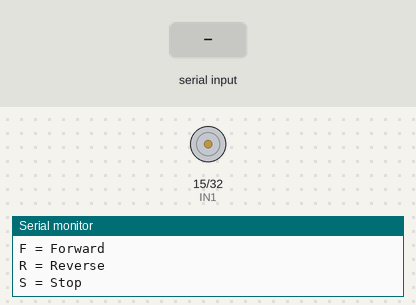
Simulated run of this sketch. Board: ESP32. Parts: motor-driver pin pairs drawn as motors (green arrow = first pin HIGH = forward, orange = second pin HIGH = backward, longer = more drive, scaled by the enable pin), the last lines printed to the serial monitor. The inputs (shaded band) are chosen by the test bench.

Above: at 1.2 s.
1.3 s: "f" received over Serial
At 1.7 s:
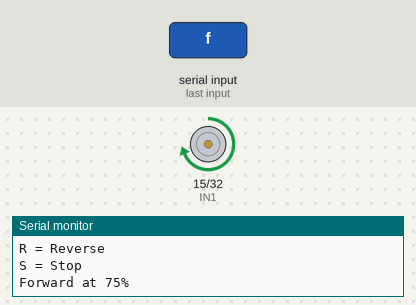
2.8 s: "r" received over Serial
At 4.0 s:
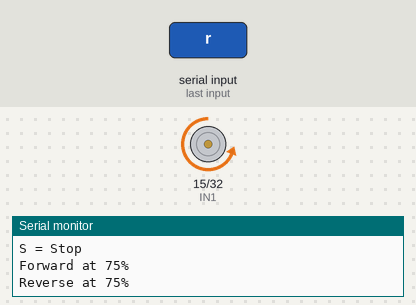
4.3 s: "s" received over Serial
At 5.1 s:
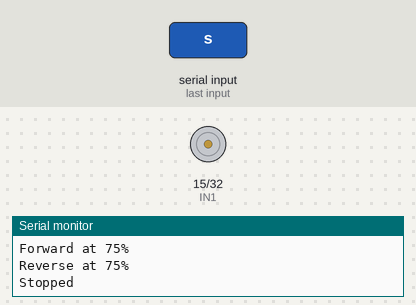
5.8 s: "F" received over Serial
At 6.3 s:
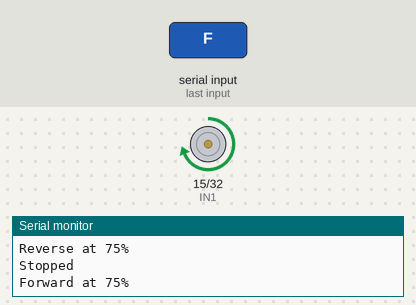
7.3 s: "R" received over Serial
At 8.6 s:
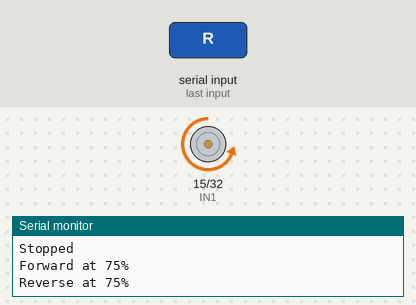
Timing chart, 0 to 9.8 s (numbered marks = the images above; inputs shaded):
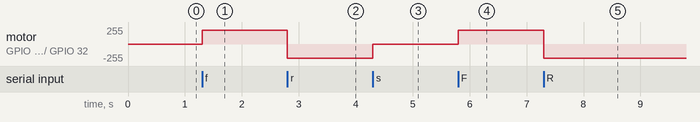

Measured:
- after the input at 1.3 s, motor on GPIO 15 (IN1) / GPIO 32 (IN2): stopped → forward 210/255 at once
- after the input at 2.8 s, motor on GPIO 15 (IN1) / GPIO 32 (IN2): forward 210/255 → backward 210/255 at once
- after the input at 4.3 s, motor on GPIO 15 (IN1) / GPIO 32 (IN2): backward 210/255 → stopped at once
- after the input at 5.8 s, motor on GPIO 15 (IN1) / GPIO 32 (IN2): stopped → forward 210/255 at once
- after the input at 7.3 s, motor on GPIO 15 (IN1) / GPIO 32 (IN2): forward 210/255 → backward 210/255 at once

The sketch:

funnelmotortesting.ino
```cpp
#define IN1 15
#define IN2 32
#define ENA 14

// PWM settings
const int SPEED = 210;  // 75% of 255

void stopMotor() {
  analogWrite(ENA, 0);
  digitalWrite(IN1, LOW);
  digitalWrite(IN2, LOW);
}

void forward() {
  analogWrite(ENA, 0);
  digitalWrite(IN1, HIGH);
  digitalWrite(IN2, LOW);
  analogWrite(ENA, SPEED);
}

void reverse() {
  analogWrite(ENA, 0);
  digitalWrite(IN1, LOW);
  digitalWrite(IN2, HIGH);
  analogWrite(ENA, SPEED);
}

void setup() {
  Serial.begin(115200);
  Serial.setTimeout(50);

  pinMode(IN1, OUTPUT);
  pinMode(IN2, OUTPUT);
  pinMode(ENA, OUTPUT);

  stopMotor();

  Serial.println("Motor ready!");
  Serial.println("F = Forward");
  Serial.println("R = Reverse");
  Serial.println("S = Stop");
}

void loop() {
  if (Serial.available() > 0) {
    char command = Serial.read();

    if (command == 'f' || command == 'F') {
      forward();
      Serial.println("Forward at 75%");
    }

    else if (command == 'r' || command == 'R') {
      reverse();
      Serial.println("Reverse at 75%");
    }

    else if (command == 's' || command == 'S') {
      stopMotor();
      Serial.println("Stopped");
    }
  }
}
```
